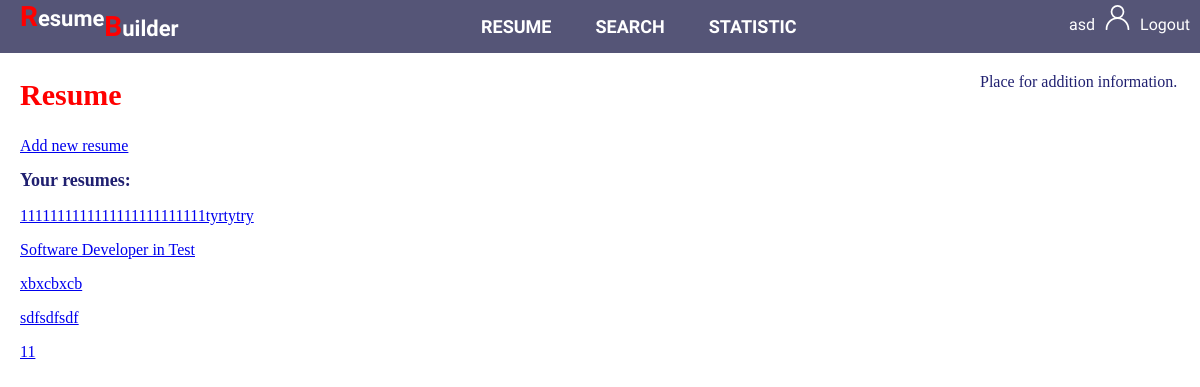
Screenshot of /resume/ (signed in) with the database file from the repository.
### resume/models.py (models this page shows)
class Resume(models.Model):
	first_name=models.CharField("First name", max_length=70, null=True)
	last_name=models.CharField("Last name", max_length=70, null=True)
	user_id=models.ForeignKey(User, on_delete=models.CASCADE, null=True)
	email=models.CharField("E-mail", max_length=50, null=True)
	phone=models.CharField("Phone", max_length=12, null=True, blank=True)
	address=models.CharField("Address", max_length=200, null=True, blank=True)
	city=models.CharField("City", max_length=40, null=True, blank=True)
	state=models.CharField("State", max_length=40, null=True, blank=True)
	country=models.CharField("Country", max_length=70, null=True, blank=True)
	zip_code=models.CharField("Zip code", max_length=5, null=True, blank=True)
	job_title=models.CharField("Job Title", max_length=100, null=True)
	summary=models.TextField("Summary", null=True, blank=True)

### resume/views.py (the view)
# urls.py: path('', views.index, name = 'index'),
def index(request):
	print("Hello This is resume page")
	print(request.user.id)
	resumes_list=Resume.objects.filter(user_id=request.user.id)
	return render(request, 'resume/resume.html', {'resumes_list': resumes_list})

### JobMarket/templates/resume/resume.html (shortened to what this page needs)
{% extends 'base.html' %}
{% block content %}
<section class="main_section">
	<div class="content">
		<div class="content_inner">
			<h1>Resume</h1>
			{% if user.is_authenticated %}
			<a href="{% url 'resume:addnew' %}">Add new resume</a>
			<h2>Your resumes:</h2>
			{% if resumes_list %}
				{% for a in resumes_list %}
					<p><a href="{% url 'resume:resume_details' a.id %}">{{ a.job_title }}</a></p>
				{% endfor %}
			{% else %}
			<p>You don't have any resumes yet.</p>
			{% endif %}
			{% 	else %}
			<p>If you want view or add new resume you should <a href="{% url 'login' %}">login</a> or <a href="{% url 'signup' %}">sign up.</a></p>
			{% endif %}
	</div></div>
	<div class="addition_information">
		<div class="addition_information_inner">
			<p>Place for addition information.</p>
	</div></div>
</section>
{% endblock %}

### JobMarket/templates/base.html (shortened to what this page needs)
<!DOCTYPE html>
<html>
<head>
	{% load static %}
	<link rel="stylesheet" href="{% get_static_prefix %}style.css">
</head>
<body>
<div class="wrapper">
<header>
<div class="header">
<div class="header_inner">
	<div class="for_logo">
	<div class="logo">Resume</div><div class="logo" style="position: relative; top:10px;">Builder</div>
	</div>
	<nav class="main_menu">
		<div class="block_menu">
			<ul>
				<li class="menu"><a href="{% url 'resume:index' %}">RESUME</a></li>
				<li class="menu"><a href="{% url 'search:index' %}">SEARCH</a></li>
				<li class="menu"><a href="{% url 'statistic:index' %}">STATISTIC</a></li>
			</ul>
		</div>
	</nav>
	<div class="user">
		{% if user.is_authenticated %}
		<li class="user_menu">{{ user }}<img class="user_icon" width="25px" height="25px" hspace="10px" src="{% get_static_prefix %}icon-user.svg"><a href="{% url 'logout' %}">Logout</a></li>
		{% else %}
		<li class="user_menu"><a href="{% url 'login' %}">Login</a></li>
		<li class="user_menu"><a href="{% url 'signup' %}">Sign up</a></li>
		{% endif %}
	</div>
</div>
</div>
</header>
{% block content %}{% endblock %}
</div>
</body>
</html>

### resume/static/style.css (style rules this page uses)
body { margin: 0px; padding: 0px; color: #202070; }
.wrapper { height: 100%; width: 100%; margin: 0px; padding: 0px; }
.header { width: 100%; background-color: #555577; color: #fff; left: 0; top: 0; }
.header_inner { display: flex; justify-content: space-between; margin: 0px; padding: 0px; }
.for_logo { margin-left: 20px;; }
.logo { float: left; font-size: 22px; font-weight: 600; font-family: 'Gotu', sans-serif; }
.logo::first-letter { font-size: 28px; color:#ff0000; }
.block_menu { text-align: center; vertical-align: middle; }
.main_menu { color: #fff; }
.menu { display: inline; padding-top: 5px; padding-bottom: 5px; padding-left: 20px; padding-right: 20px; color: #fff; font-family: 'Gotu', sans-serif; font-weight: 600; font-size: 18px; }
.menu a { color: #fff; text-decoration: none; }
.user { text-align: center; vertical-align: middle; padding: 5px; }
.user_menu { display: inline; padding: 5px; color: #fff; font-family: 'Gotu', sans-serif; font-weight: 300; font-size: 16px; }
.user_menu a { color: #fff; text-decoration: none; }
.main_section { color: #202070; }
.content { width: 80%; float:left; position: relative; }
.addition_information { width: 20%; float: right; }
.content_inner { margin:20px; position: relative; }
.addition_information_inner { margin:20px; }
h1 { font-size: 30px; color: #ff0000; }
h2 { font-size: 18px; color: #202070; }
p { color: #202070; }

### rows the page displays
Resume: job_title "1111111111111111111111111tyrtytry"
Resume: job_title "Software Developer in Test"
Resume: job_title "xbxcbxcb"
Resume: job_title "sdfsdfsdf"
Resume: job_title "11"

### other values shown
{{ user }} "asd"
